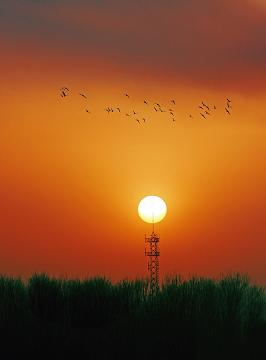
#> input picture test1_src.jpg, 266 x 360 px, found by its file name
$ python img_fusion.py   (older library calls are emulated)
#> lines starting #> are read from the running program, lines starting #| are printed output that depends on the picture; after the words box and inside, x2 and y2 are one past the last pixel; in counts of white or black regions, pixels touching at a corner belong together
from PIL import Image
from scipy.sparse import linalg as linalg
from scipy.sparse import lil_matrix as lil_matrix
import numpy as np
import matplotlib.pyplot as plt
import math
import cv2


src_img = 'D:/大三下/数字图像处理/大作业1/第一次大作业/image fusion/test1_src.jpg'
mask_img = 'D:/大三下/数字图像处理/大作业1/第一次大作业/image fusion/test1_mask.jpg'
target_img = 'D:/大三下/数字图像处理/大作业1/第一次大作业/image fusion/test1_target.jpg'
'''
src_img = 'D:/大三下/数字图像处理/大作业1/第一次大作业/image fusion/test2_src.png'
mask_img = 'D:/大三下/数字图像处理/大作业1/第一次大作业/image fusion/test2_mask.png'
target_img = 'D:/大三下/数字图像处理/大作业1/第一次大作业/image fusion/test2_target.png'
'''

src = np.array(Image.open(src_img))
#> src is the input picture: shape (360, 266, 3); mean R, G, B 140.9, 76.6, 32.8
mask = np.array(Image.open(mask_img))
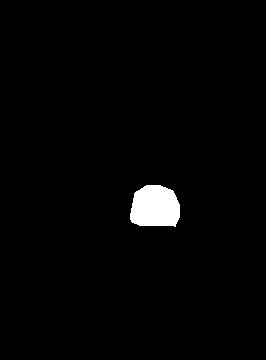
#> input picture test1_mask.jpg, 266 x 360 px, found by its file name
#> mask is the input picture: shape (360, 266, 3); min 0, max 255, mean 4.7
target = np.array(Image.open(target_img))
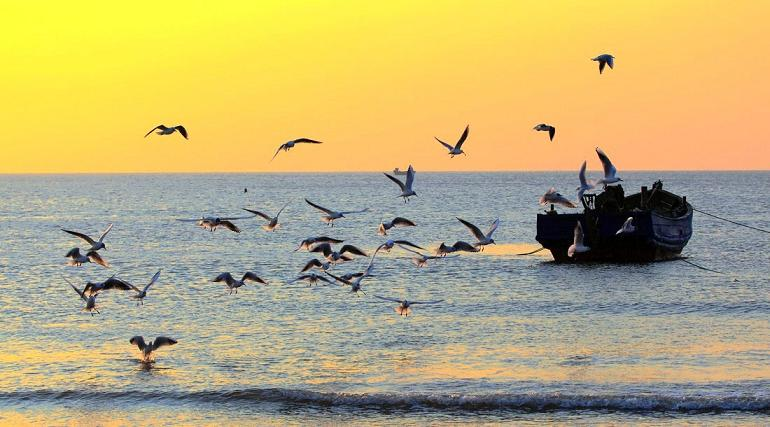
#> input picture test1_target.jpg, 770 x 427 px, found by its file name
#> target is the input picture: shape (427, 770, 3); mean R, G, B 187.7, 172.6, 120.2

#定义的一些常数
IN_OMEGA = 0
DELTA_OMEGA = 1
OUT_OMEGA = 2

#判断某个点的位置
def judge_location(index, mask):
	if (in_omega(index, mask) == False):
		return OUT_OMEGA
	if (at_edge(index, mask) == True):
		return DELTA_OMEGA
	return IN_OMEGA

#判断某个点是否在Omega里面
def in_omega(index, mask):
	if (mask[index] == 1):
		return True
	return False

#判断某个点是否在DELTA_OMEGA上
def at_edge(index, mask):
	if (in_omega(index, mask) == False) :
		return False
	for i in get_around(index):
		if (in_omega(i, mask) == False):
			return True
	return False

#获取某个点上下左右的点
def get_around(index):
	i, j = index
	points = [(i-1, j), (i+1, j), (i, j-1), (i, j+1)]
	return points

#计算散度
def caculate_div(source, index):
	i, j = index
	div = (4 * source[i, j]) - (1 * source[i-1, j]) - (1 * source[i+1, j]) - (1 * source[i, j-1]) - (1 * source[i, j+1])
	return div

#将mask中的非零元的坐标利用zip存储
def mask_positon(mask):
	nonzero = np.nonzero(mask)
	return zip(nonzero[0], nonzero[1])

#获取稀疏矩阵 即Ax=b中的系数矩阵A
def get_sparse_matrix(points):
	pn = len(points)
	#利用lil_matrix高效构建矩阵
	A = lil_matrix((pn, pn))
	#利用enumerate能够同时获取下标和坐标
	for i, index in enumerate(points):
		A[i, i] = 4
		for ii in get_around(index):
			if ii not in points :
				continue
			#获取ii这个点在points里的下标
			j = points.index(ii)
			A[i, j] = -1
	print("finish")
	return A

#Main函数
def main(source, target, mask):
	indices = mask_positon(mask)
	indices = list(indices)
	pn = len(indices)
	A = get_sparse_matrix(indices)
	b = np.zeros(pn)

	for i, index in enumerate(indices):
		b[i] = caculate_div(source, index)
		#DELTA_OMEGA上的点需要特殊处理
		if (judge_location(index, mask) == DELTA_OMEGA):
			for ii in get_around(index):
				if (in_omega(ii, mask) == False):
					iii = (ii[0]-180, ii[1]+140)
					b[i] += target[iii]

	#print("开始计算x")
	#调函数解稀疏矩阵
	x = linalg.cg(A, b)
	#print(x)
	#复制target
	final_target = np.copy(target).astype(int)
	#根据x修改相应的像素点
	for i, index in enumerate(indices):
		indexx = (index[0]-180, index[1]+140)
		final_target[indexx] = x[0][i]
	return final_target

if __name__=="__main__":
	mask = np.atleast_3d(mask).astype(np.float) / 255.
	mask[mask != 1] = 0
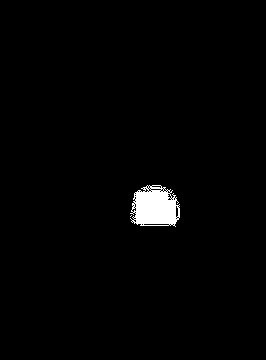
#> mask: shape (360, 266, 3) float64; values 0 (black) and 1 (white), 1.6% white; 2 white regions (1 under 20 px), largest, box (x1, y1, x2, y2) and area: (130, 185, 180, 227) 1500
	mask = mask[:,:,0]
	channels = src.shape[-1] - 1
#> channels = 2
	result_stack = [main(src[:,:,i], target[:,:,i], mask) for i in range(channels)]
#> in mask_positon, `nonzero = np.nonzero(mask)`: nonzero = 1502 positions, rows 185 to 226, columns 130 to 179
#> in main, `indices = list(indices)`: indices = 1502 pairs, first value 185 to 226, second value 130 to 179
#> in main, `pn = len(indices)`: pn = 1502
#> the loop in get_sparse_matrix, `for i, index in enumerate(points):` made 1502 passes
#> the loop in main, `for i, index in enumerate(indices):` made 1502 passes
#> after the loop in main, `for i, index in enumerate(indices):`:
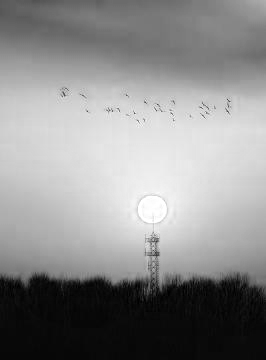
#> source: shape (360, 266); min 0, max 255, mean 140.9
#> the loop in main, `for i, index in enumerate(indices):` made 1502 passes
#> index on passes 1 to 3: (185, 147), (185, 149), (185, 152)
#> after the loop in main, `for i, index in enumerate(indices):`: final_target: shape (427, 770) int64; min 0, max 286, mean 187.8
#> the loop in get_sparse_matrix (call 2), `for i, index in enumerate(points):` made 1502 passes
#> the loop in main (call 2), `for i, index in enumerate(indices):` made 1502 passes
#> after the loop in main (call 2), `for i, index in enumerate(indices):`:
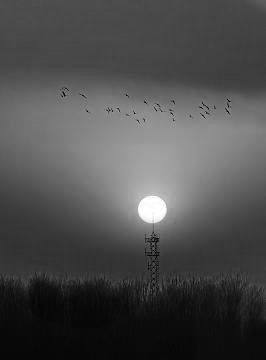
#> source: shape (360, 266); min 0, max 255, mean 76.6
#> in main (call 2), `final_target = np.copy(target).astype(int)`:
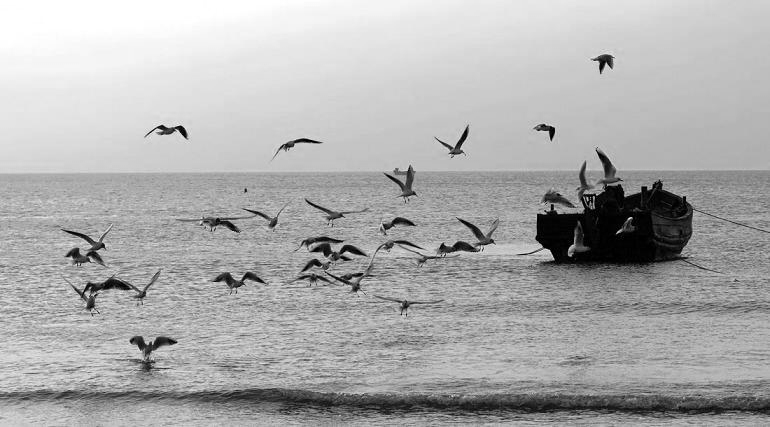
#> final_target: shape (427, 770) int64; min 0, max 255, mean 172.6
#> after the loop in main (call 2), `for i, index in enumerate(indices):`:
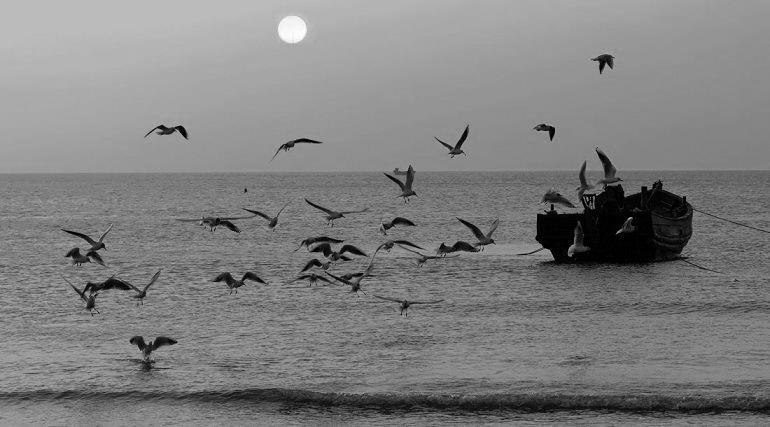
#> final_target: shape (427, 770) int64; 0.42% of pixels changed, all inside (x1, y1, x2, y2) = (270, 5, 320, 46); drawn with min black and max white
	result = cv2.merge(result_stack)
	target = result


plt.figure("test")
#> (the run stopped early here; a loop or call above may not have finished)
